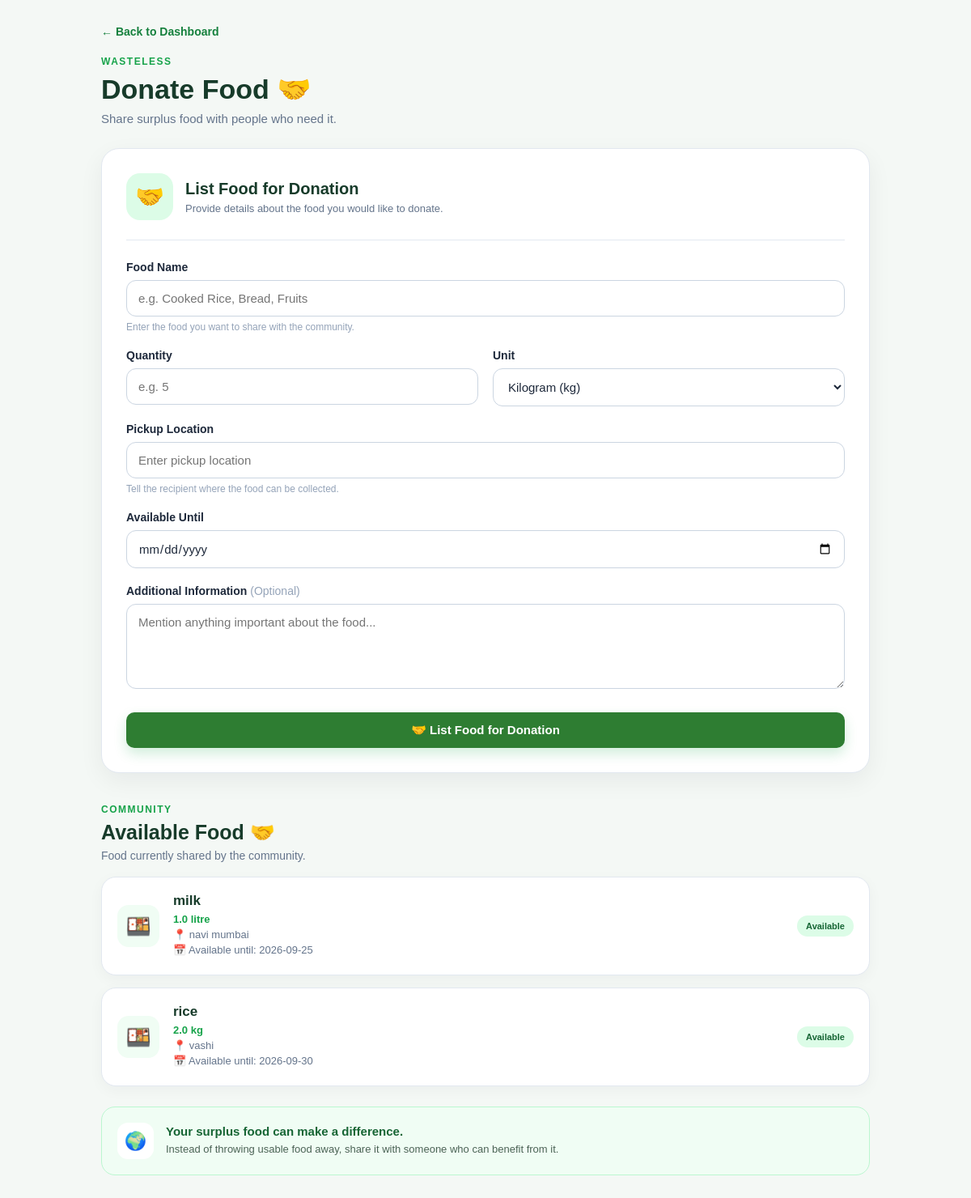
/donate-food, run on the app's committed database.
### app.py (models this page shows)
class Donation(db.Model):
    id = db.Column(
        db.Integer,
        primary_key=True
    )
    food_name = db.Column(
        db.String(100),
        nullable=False
    )
    quantity = db.Column(
        db.Float,
        nullable=False
    )
    unit = db.Column(
        db.String(20),
        nullable=False
    )
    pickup_location = db.Column(
        db.String(200),
        nullable=False
    )
    available_until = db.Column(
        db.String(20),
        nullable=False
    )
    notes = db.Column(
        db.Text
    )

### app.py (the view, shortened to what this page needs)
@app.route(
    "/donate-food",
    methods=["GET", "POST"]
)
def donate_food():
    donations = Donation.query.order_by(
        Donation.available_until.asc()
    ).all()
    return render_template(
        "donate_food.html",
        donations=donations
    )

### templates/donate_food.html (shortened to what this page needs)
<!DOCTYPE html>
<html lang="en">
<head>
    <link rel="stylesheet"
          href="{{ url_for('static', filename='css/style.css') }}">
</head>
<body>
<div class="donate-page">
    <div class="donate-container">
        <div class="donate-header">
            <a href="/dashboard" class="back-button">
                ← Back to Dashboard
            </a>
            <p class="page-label">WASTELESS</p>
            <h1>Donate Food 🤝</h1>
            <p>
                Share surplus food with people who need it.
            </p>
        </div>
        <div class="donation-card">
            <div class="donation-title">
                <div class="donation-icon">
                    🤝
                </div>
                <div>
                    <h2>List Food for Donation</h2>
                    <p>
                        Provide details about the food you would like to donate.
                    </p>
                </div>
            </div>
            <form method="POST"
                  action="/donate-food"
                  id="donationForm">
                <div class="form-group">
                    <label for="donation-food">
                        Food Name
                    </label>
                    <input
                        type="text"
                        id="donation-food"
                        name="food_name"
                        placeholder="e.g. Cooked Rice, Bread, Fruits"
                        required
                        autocomplete="off"
                    >
                    <p class="field-tip">
                        Enter the food you want to share with the community.
                    </p>
                </div>
                <div class="form-row">
                    <div class="form-group">
                        <label for="donation-quantity">
                            Quantity
                        </label>
                        <input
                            type="number"
                            id="donation-quantity"
                            name="quantity"
                            placeholder="e.g. 5"
                            min="0.01"
                            step="0.01"
                            required
                        >
                    </div>
                    <div class="form-group">
                        <label for="donation-unit">
                            Unit
                        </label>
                        <select
                            id="donation-unit"
                            name="unit"
                            required
                        >
                            <option value="kg">
                                Kilogram (kg)
                            </option>
                        </select>
                    </div>
                </div>
                <div class="form-group">
                    <label for="pickup-location">
                        Pickup Location
                    </label>
                    <input
                        type="text"
                        id="pickup-location"
                        name="pickup_location"
                        placeholder="Enter pickup location"
                        required
                    >
                    <p class="field-tip">
                        Tell the recipient where the food can be collected.
                    </p>
                </div>
                <div class="form-group">
                    <label for="donation-date">
                        Available Until
                    </label>
                    <input
                        type="date"
                        id="donation-date"
                        name="available_until"
                        required
                    >
                </div>
                <div class="form-group">
                    <label for="donation-notes">
                        Additional Information
                        <span>(Optional)</span>
                    </label>
                    <textarea
                        id="donation-notes"
                        name="notes"
                        rows="3"
                        placeholder="Mention anything important about the food..."
                    ></textarea>
                </div>
                <button
                    type="submit"
                    class="donate-button"
                    id="donateButton"
                >
                    🤝 List Food for Donation
                </button>
            </form>
        </div>
        <div class="community-section">
            <div class="available-header">
                <div>
                    <p class="page-label">
                        COMMUNITY
                    </p>
                    <h2>
                        Available Food 🤝
                    </h2>
                    <p>
                        Food currently shared by the community.
                    </p>
                </div>
            </div>
            {% if donations %}
                <div class="donation-list">
                    {% for donation in donations %}
                        <div class="available-donation-card">
                            <div class="available-donation-icon">
                                🍱
                            </div>
                            <div class="available-donation-content">
                                <h3>
                                    {{ donation.food_name }}
                                </h3>
                                <p class="donation-quantity">
                                    {{ donation.quantity }}
                                    {{ donation.unit }}
                                </p>
                                <p>
                                    📍 {{ donation.pickup_location }}
                                </p>
                                <p>
                                    📅 Available until:
                                    {{ donation.available_until }}
                                </p>
                            </div>
                            <div class="donation-status">
                                <span>
                                    Available
                                </span>
                            </div>
                        </div>
                    {% endfor %}
                </div>
            {% endif %}
        </div>
        <div class="donation-info">
            <div class="donation-info-icon">
                🌍
            </div>
            <div>
                <h3>
                    Your surplus food can make a difference.
                </h3>
                <p>
                    Instead of throwing usable food away,
                    share it with someone who can benefit
                    from it.
                </p>
            </div>
        </div>
    </div>
</div>
</body>
</html>

### static/css/style.css (style rules this page uses)
* { margin: 0; padding: 0; box-sizing: border-box; }
html { scroll-behavior: smooth; }
body { font-family: Arial, Helvetica, sans-serif; background: #f4f8f5; color: #1f2937; }
a { text-decoration: none; color: inherit; }
button, input, select, textarea { font-family: inherit; }
.back-button { display: inline-block; margin-bottom: 20px; color: #2e7d32; font-weight: 700; }
.form-group { margin-bottom: 18px; }
.form-group label { display: block; margin-bottom: 7px; font-weight: 700; font-size: 14px; }
.form-group input, .form-group select, .form-group textarea, input[type="text"], input[type="number"], input[type="date"], input[type="datetime-local"], select, textarea { width: 100%; padding: 12px 14px; border: 1px solid #d8ded9; border-radius: 10px; outline: none; background: white; font-size: 14px; }
textarea { min-height: 110px; resize: vertical; }
.form-button, button[type="submit"] { border: none; padding: 13px 24px; background: #2e7d32; color: white; border-radius: 10px; font-weight: 700; cursor: pointer; }
.donation-list, .request-list, .find-food-list { display: grid; gap: 15px; }
.donation-card, .request-card, .find-food-card { background: white; padding: 22px; border-radius: 18px; box-shadow: 0 5px 18px rgba(0, 0, 0, 0.04); }

### data on the page
Donation: food_name "milk", quantity "1.0", unit "litre", pickup_location "navi mumbai", available_until "2026-09-25"
Donation: food_name "rice", quantity "2.0", unit "kg", pickup_location "vashi", available_until "2026-09-30"
